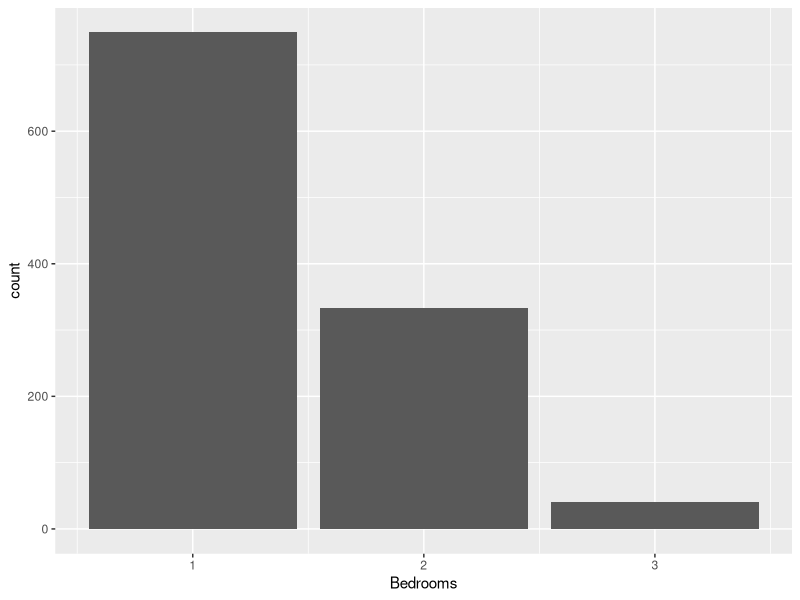
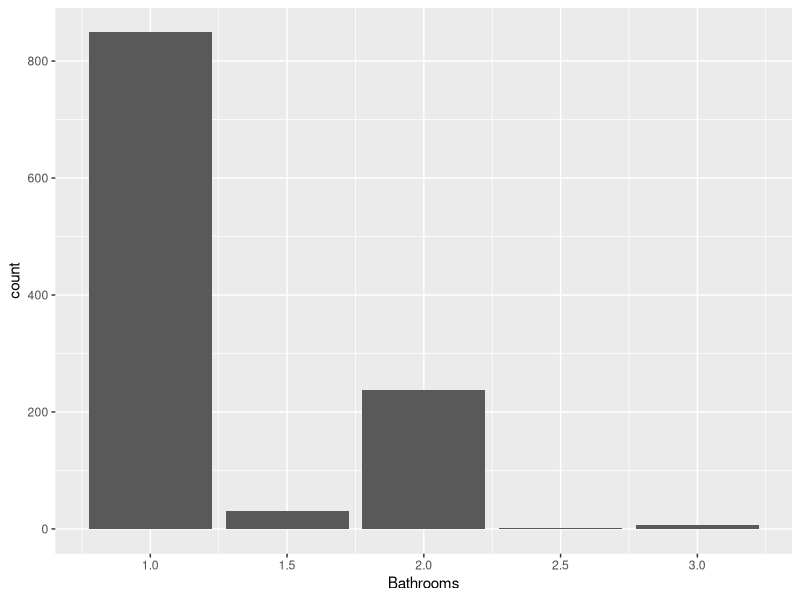
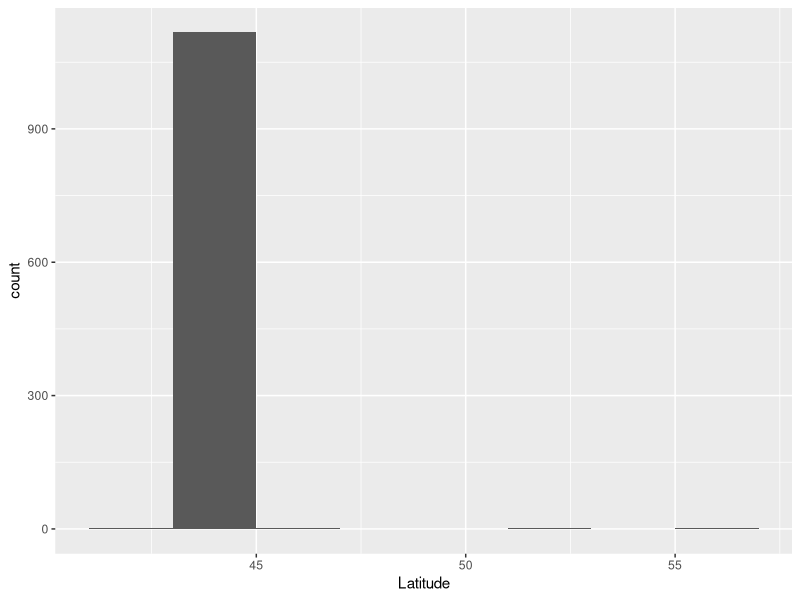
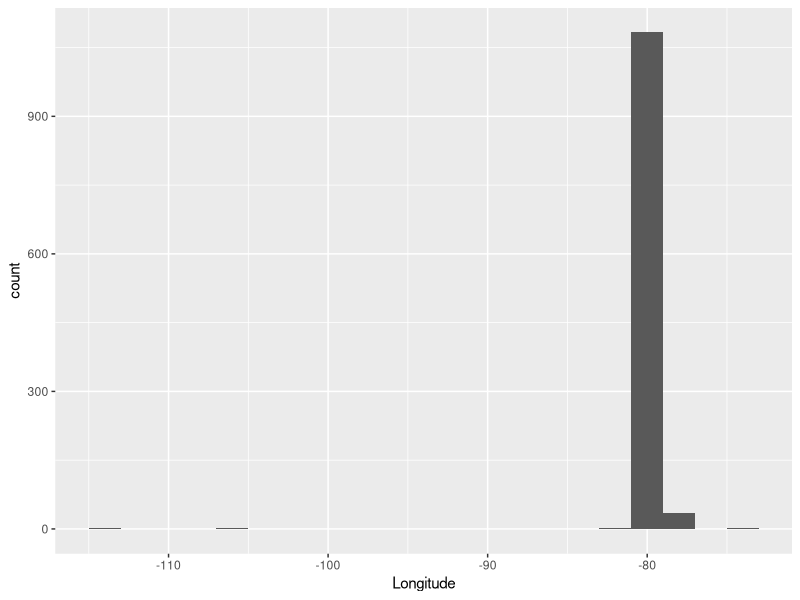
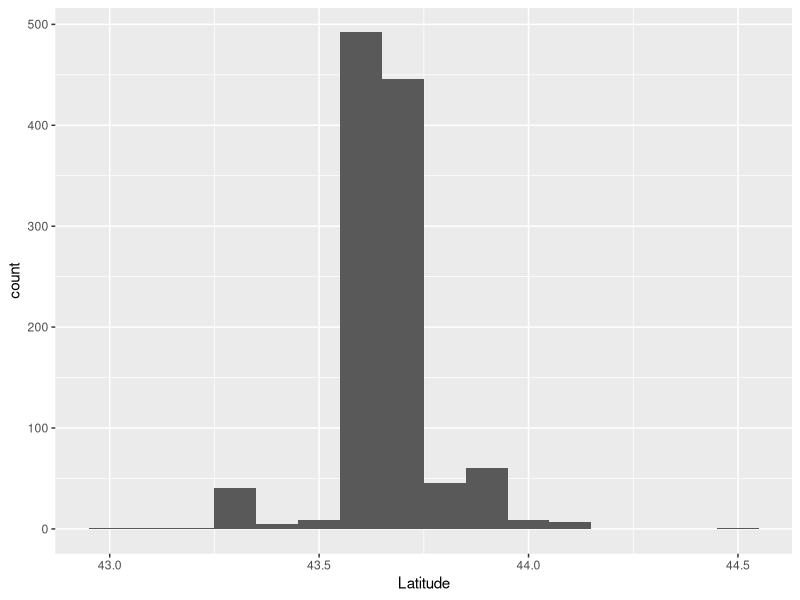
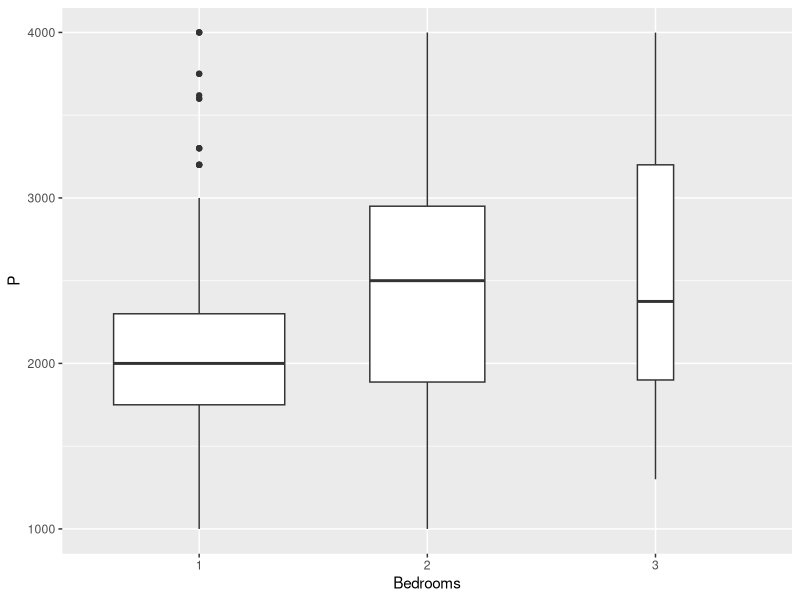
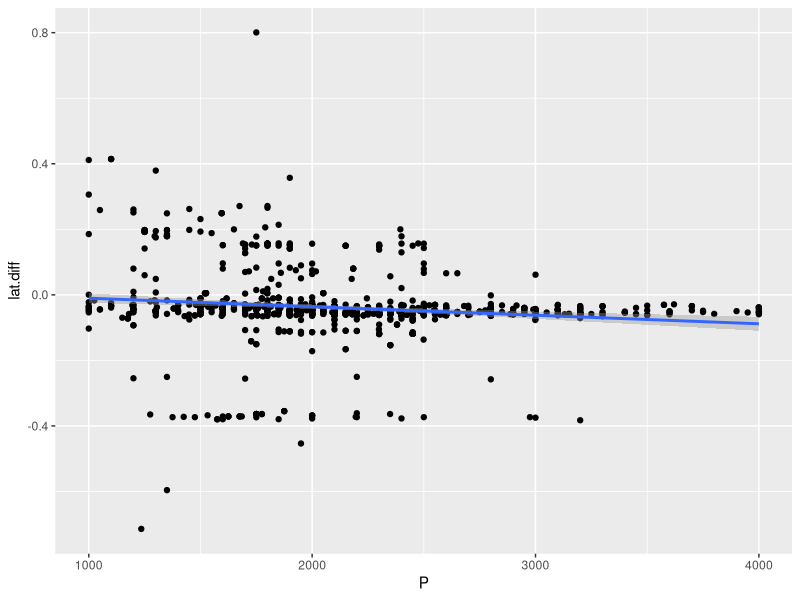
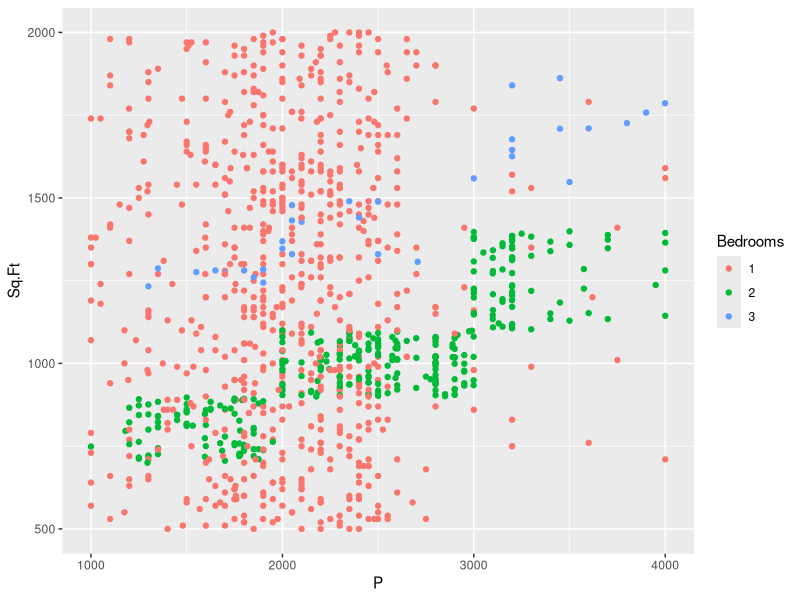

Recreate these plots in R, in order.
## ---- chunk 1
library(tidyverse)
## ---- chunk 2
RENTALS<-read_csv("GTA_Apt_Rentals_2018.csv")
RENTALS
## ---- chunk 3
#Hint: There is no y variable to be stated in a bar chart.
#Part i)

ggplot(data = RENTALS)+geom_bar(aes(x=Bedrooms))
summary(RENTALS$Bedrooms)

#Part ii)
ggplot(RENTALS)+geom_bar(aes(x=Bathrooms))
summary(RENTALS$Bathrooms)
## ---- chunk 4
#Part i)
ggplot(RENTALS)+geom_histogram(aes(x=Latitude),binwidth=2)
summary(RENTALS$Latitude)

#Part ii)
ggplot(RENTALS)+geom_histogram(aes(x=Longitude),binwidth=2)

summary(RENTALS$Longitude)

## ---- chunk 5
#Part i)
c(summary(RENTALS$Price),st.dev=sd(RENTALS$Price))

#Part ii)
c(summary(RENTALS$Sq.Ft),st.dev=sd(RENTALS$Sq.Ft))

## ---- chunk 6
RENTALS<-mutate(RENTALS,lat.diff=Latitude-43.7,long.diff=Longitude+79.4)
RENTALS

## ---- chunk 7
arrange(RENTALS,desc(lat.diff))
## ---- chunk 8
RENTALS2<-filter(RENTALS,lat.diff<1 & lat.diff>(-1)) %>%
filter(long.diff<2 & long.diff>(-2)) 
RENTALS2
## ---- chunk 9
ggplot(RENTALS2)+geom_histogram(aes(x=Latitude),binwidth=0.1)

## ---- chunk 10
RENTALS2<-mutate(RENTALS2,P=ifelse(Price<1000|Price>4000,NA,Price))
arrange(RENTALS2,desc(Price))

## ---- chunk 11
c(summary(RENTALS2$P),st.dev=sd(RENTALS2$P,na.rm=TRUE))

## ---- chunk 12
RENTALS2$Bedrooms<-as.factor(RENTALS2$Bedrooms)  #Don't change this line. For reasons that will be explained later in the course, we need to change the variable type for bedrooms before creating the boxplot. Input the ggplot(...) command below.
ggplot(RENTALS2)+geom_boxplot(aes(Bedrooms,P),varwidth=TRUE)

## ---- chunk 13
ggplot(RENTALS2,aes(P,lat.diff))+geom_point()+geom_smooth(method="lm")

## ---- chunk 14
ggplot(RENTALS2)+geom_point(aes(P,Sq.Ft,colour=Bedrooms))
## ---- chunk 15
ggplot(RENTALS2,aes(P,Sq.Ft))+geom_point()+facet_wrap(~Bedrooms)+geom_smooth(method="
lm")
